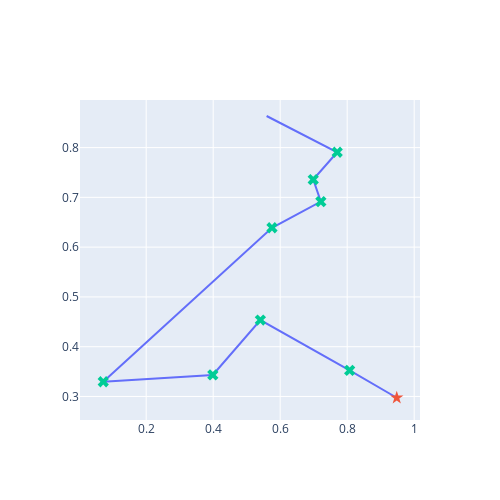

This figure's notebook cell:
### Code cell
# Test
rg = Generator(PCG64(42069)) # set your own unique seed number
n_cities = 10
cities = simulate_cities(rg, n_cities)
start_time = time.time()  # Record start time
solution, distance = greedy(cities) # new input parameter K
end_time = time.time()  # Record end time
print("best solution:", solution)
print("distance travelled:", distance)
print("Computing time:", end_time - start_time, "seconds")

draw_salesman(solution, cities)

### Figure 1 — Plotly figure (JSON) as saved in the notebook; plotly's stock layout.template omitted (floating-point values rounded to 4 significant figures)
{"data": [{"mode": "lines", "type": "scatter", "x": [0.9479, 0.8073, 0.5409, 0.3989, 0.0718, 0.5755, 0.7213, 0.6986, 0.7702, 0.5594], "y": [0.2974, 0.3523, 0.4535, 0.3432, 0.3295, 0.6389, 0.6914, 0.7357, 0.7906, 0.8635]}, {"marker": {"size": 10, "symbol": "star"}, "mode": "markers", "text": "0", "type": "scatter", "x": [0.9479], "y": [0.2974]}, {"marker": {"size": 10, "symbol": "x"}, "mode": "markers", "text": ["5", "4", "8", "1", "9", "3", "6", "7"], "type": "scatter", "x": [0.8073, 0.5409, 0.3989, 0.0718, 0.5755, 0.7213, 0.6986, 0.7702], "y": [0.3523, 0.4535, 0.3432, 0.3295, 0.6389, 0.6914, 0.7357, 0.7906]}], "layout": {"height": 500, "showlegend": false, "width": 500}}
